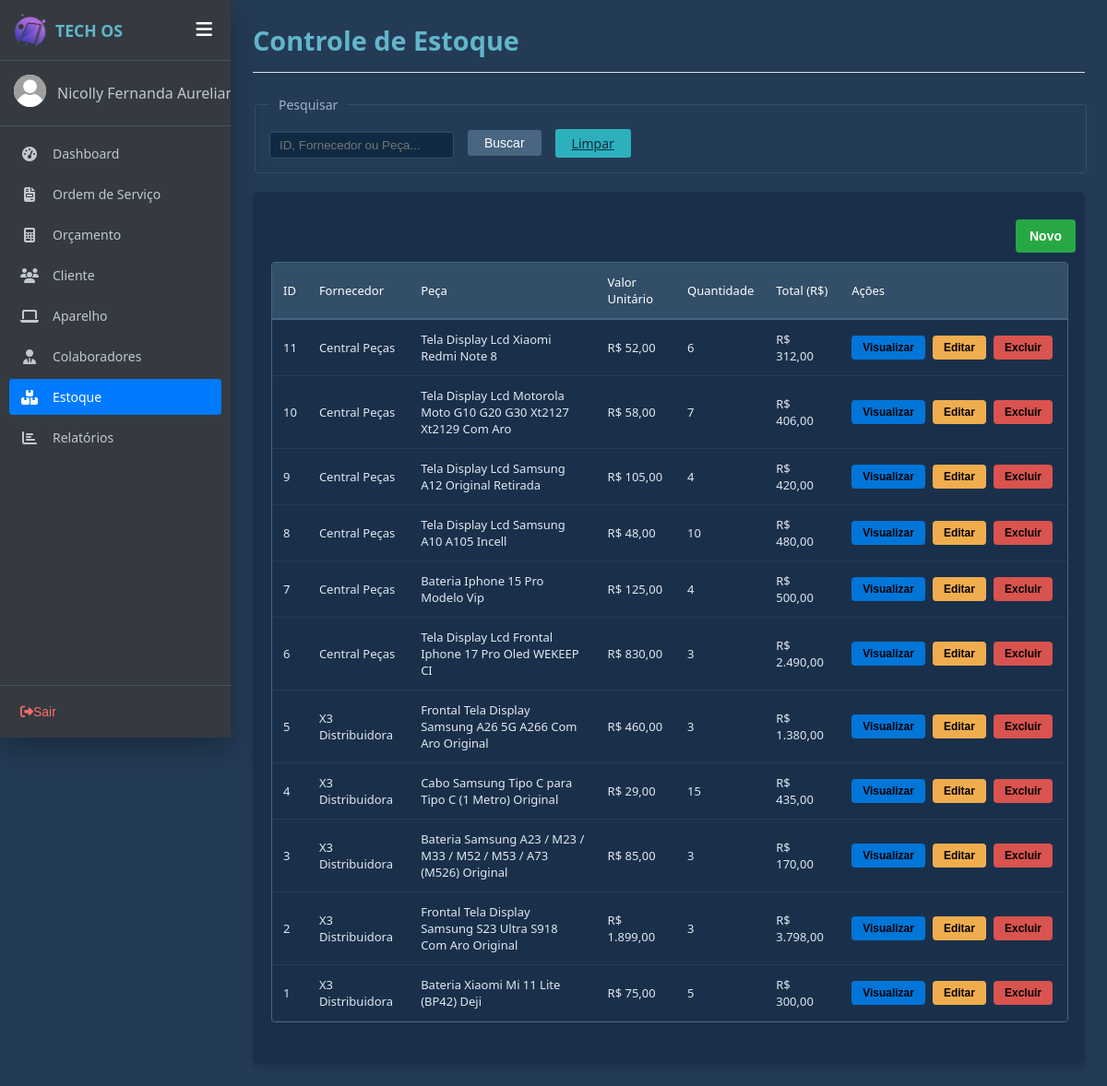
Screenshot of /estoque.php (signed in) with the database file from the repository.
### tables this page shows
CREATE TABLE `estoque` (
  `idEstoque` int(11) NOT NULL COMMENT 'Chave primária de identificaçãodo registro de estoque',
  `NomeFornecedor` varchar(100) DEFAULT NULL COMMENT 'Nome da empresa ou pessoa que forneceu a peça',
  `peca` varchar(100) DEFAULT NULL COMMENT 'Nome, descrição ou modelo do produto armazenado',
  `valor` decimal(10,2) NOT NULL COMMENT 'Valor unitário do produto',
  `quantidade` int(11) NOT NULL COMMENT 'Quantidade de itens disponíveis em estoque',
  `total` decimal(10,2) DEFAULT NULL COMMENT 'valor total acumulado(cauculado  multiplicando valor unitário por quantidade)'
);

### php/funcaoestoque.php (the view, shortened to what this page needs)
<?php
function listarProdutosEstoque($conn, $pesquisa = '') {
    $html = "";
    $produtos = [];
    if (!empty($pesquisa)) {
        $sql_busca = "SELECT * FROM estoque WHERE NomeFornecedor LIKE ? OR peca LIKE ? ORDER BY idEstoque DESC";
        $stmt = mysqli_prepare($conn, $sql_busca);
        $param = "%" . $pesquisa . "%";
        mysqli_stmt_bind_param($stmt, "ss", $param, $param);
        mysqli_stmt_execute($stmt);
        $resultado = mysqli_stmt_get_result($stmt);
    } else {
        $sql_busca = "SELECT * FROM estoque ORDER BY idEstoque DESC";
        $resultado = mysqli_query($conn, $sql_busca);
    }
    if ($resultado && mysqli_num_rows($resultado) > 0) {
        while ($linha = mysqli_fetch_assoc($resultado)) {
            $produtos[] = $linha;
        }
    }
    if (!empty($produtos)) {
        foreach ($produtos as $prod) {
            $id = $prod['idEstoque'];
            $fornecedor = htmlspecialchars($prod['NomeFornecedor'], ENT_QUOTES, 'UTF-8');
            $peca = htmlspecialchars($prod['peca'], ENT_QUOTES, 'UTF-8');
            $valor = number_format($prod['valor'], 2, ',', '.');
            $quantidade = $prod['quantidade'];
            $total = number_format($prod['total'], 2, ',', '.');
            $html .= "<tr>
                        <td>{$id}</td>
                        <td>{$fornecedor}</td>
                        <td>{$peca}</td>
                        <td>R$ {$valor}</td>
                        <td>{$quantidade}</td>
                        <td>R$ {$total}</td>
                        <td style='white-space: nowrap;'>
                            <div style='display: flex; gap: 4px; align-items: center;'>
                                <button type='button' class='btn-visualizar-tabela btn-visualizar' title='Visualizar'
                                    data-id='{$id}'
                                    data-fornecedor='{$fornecedor}'
                                    data-peca='{$peca}'
                                    data-valor='{$prod['valor']}'
                                    data-quantidade='{$quantidade}'
                                    data-total='{$prod['total']}'>Visualizar</button>
                                <button type='button' class='acao-editar btn-alterar-tabela btn-alterar' title='Editar'
                                    data-id='{$id}'
                                    data-fornecedor='{$fornecedor}'
                                    data-peca='{$peca}'
                                    data-valor='{$prod['valor']}'
                                    data-quantidade='{$quantidade}'
                                    data-total='{$prod['total']}'>Editar</button>
                                <button type='button' class='btn-apagar-tabela btn-apagar' title='Excluir'
                                    data-id='{$id}'
                                    onclick=\"if(confirm('Deseja realmente excluir?')) { window.location.href='php/salvarEstoque.php?excluir_id={$id}'; }\">Excluir</button>
                            </div>
                        </td>
                      </tr>";
        }
    } else {
        $html .= "<tr><td colspan='7' class='sem-dados text-center'>Nenhum item em estoque.</td></tr>";
    }
    return $html;
}
?>

### css/style_geral.css (style rules this page uses)
.os-table td { padding: 12px; border-bottom: 1px solid #243b53; color: #e2e8f0; }

### css/style_cadastros.css (style rules this page uses)
.btn-alterar, .btn-apagar, .btn-visualizar { border: none; border-radius: 4px; cursor: pointer; padding: 6px 12px; font-size: 12px; font-weight: 600; margin-right: 4px; transition: all 0.2s ease-in-out; display: inline-block; font-weight: bold; color:black; }
.btn-alterar { background-color: #f0ad4e; color:black; }
.btn-apagar { background-color: #d9534f; color: black; }
.btn-visualizar { background-color: #0275d8; color: black; }

### css/sidebar.css (style rules this page uses)
:root { --sidebar-bg: #343a40; --sidebar-hover: rgba(255, 255, 255, 0.1); --sidebar-active: #007bff; --text-color: #c2c7d0; --sidebar-width: 250px; }
body { margin: 0; font-family: 'Segoe UI', Tahoma, Geneva, Verdana, sans-serif; display: flex; background-color: #243b55; color: #ffffff; min-height: 100vh; transition: padding-left 0.3s ease; padding-left: var(--sidebar-width); }

### rows the page displays
estoque: idEstoque "11", NomeFornecedor "Central Peças", peca "Tela Display Lcd Xiaomi Redmi Note 8", valor "52,00", quantidade "6", total "312,00"
estoque: idEstoque "10", NomeFornecedor "Central Peças", peca "Tela Display Lcd Motorola Moto G10 G20 G30 Xt2127 Xt2129 Com Aro", valor "58,00", quantidade "7", total "406,00"
estoque: idEstoque "9", NomeFornecedor "Central Peças", peca "Tela Display Lcd Samsung A12 Original Retirada", valor "105,00", quantidade "4", total "420,00"
estoque: idEstoque "8", NomeFornecedor "Central Peças", peca "Tela Display Lcd Samsung A10 A105 Incell", valor "48,00", quantidade "10", total "480,00"
estoque: idEstoque "7", NomeFornecedor "Central Peças", peca "Bateria Iphone 15 Pro Modelo Vip", valor "125,00", quantidade "4", total "500,00"
estoque: idEstoque "6", NomeFornecedor "Central Peças", peca "Tela Display Lcd Frontal Iphone 17 Pro Oled WEKEEP CI", valor "830,00", quantidade "3", total "2.490,00"
estoque: idEstoque "5", NomeFornecedor "X3 Distribuidora", peca "Frontal Tela Display Samsung A26 5G A266 Com Aro Original", valor "460,00", quantidade "3", total "1.380,00"
estoque: idEstoque "4", NomeFornecedor "X3 Distribuidora", peca "Cabo Samsung Tipo C para Tipo C (1 Metro) Original", valor "29,00", quantidade "15", total "435,00"
estoque: idEstoque "3", NomeFornecedor "X3 Distribuidora", peca "Bateria Samsung A23 / M23 / M33 / M52 / M53 / A73 (M526) Original", valor "85,00", quantidade "3", total "170,00"
estoque: idEstoque "2", NomeFornecedor "X3 Distribuidora", peca "Frontal Tela Display Samsung S23 Ultra S918 Com Aro Original", valor "1.899,00", quantidade "3", total "3.798,00"
estoque: idEstoque "1", NomeFornecedor "X3 Distribuidora", peca "Bateria Xiaomi Mi 11 Lite (BP42) Deji", valor "75,00", quantidade "5", total "300,00"

### other values shown
nomeFuncionario($idLogado) "Nicolly Fernanda…"
